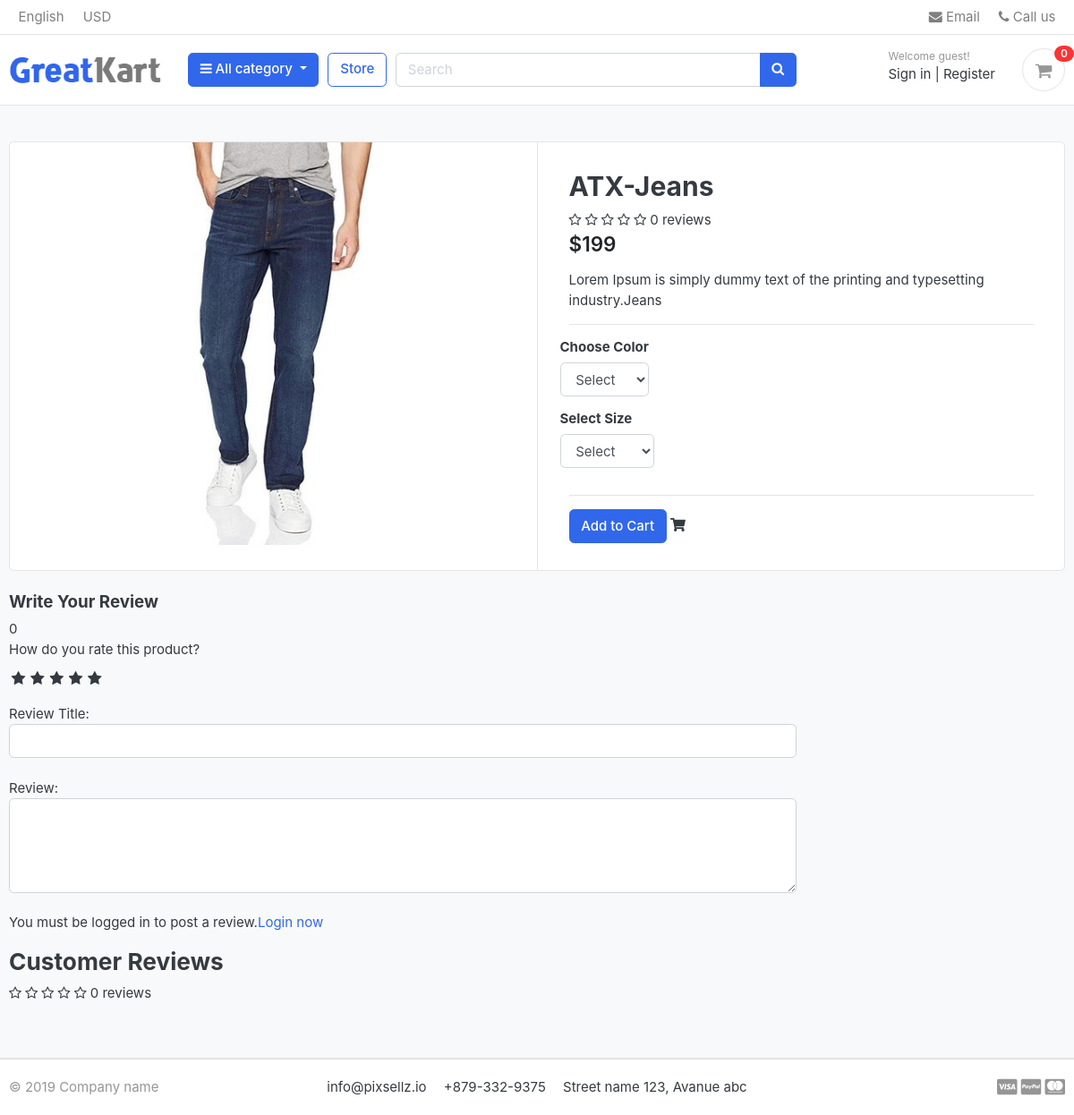
/store/category/Jeans/atx-jeans/, run on an earlier commit of the app's database.
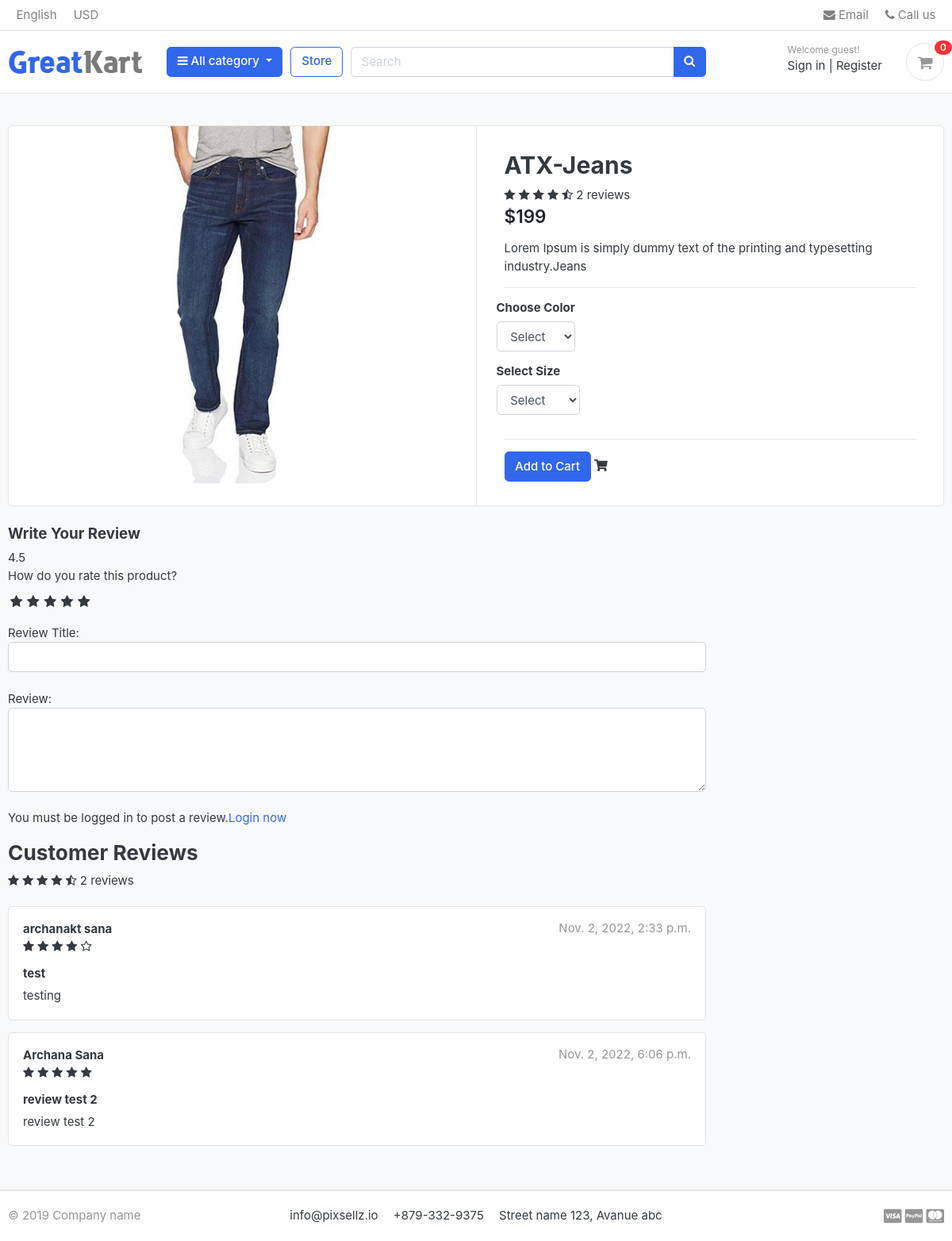
And on a later commit of the database.
### store/models.py (models this page shows, shortened)
class Product(models.Model):
    product_name = models.CharField(max_length=200, unique=True)
    slug = models.SlugField(max_length=200, unique=True)
    description = models.TextField(max_length=500, blank=True)
    price = models.IntegerField()
    images = models.ImageField(upload_to='photos/products')
    stock = models.IntegerField()
    is_available = models.BooleanField(default=True)
    category = models.ForeignKey(Catergory, on_delete=models.CASCADE)
    created_date = models.DateTimeField(auto_now_add=True)
    modified_date = models.DateTimeField(auto_now=True)
    def averageReview(self):
        reviews = ReviewRating.objects.filter(
            product=self, status=True).aggregate(average=Avg('rating'))
        avg = 0
        if reviews['average'] is not None:
            avg = float(reviews['average'])
        return avg
    def countReview(self):
        reviews = ReviewRating.objects.filter(
            product=self, status=True).aggregate(count=Count('id'))
        count = 0
        if reviews['count'] is not None:
            count = int(reviews['count'])
        return count

class ReviewRating(models.Model):
    product = models.ForeignKey(Product, on_delete=models.CASCADE)
    user = models.ForeignKey(Account, on_delete=models.CASCADE)
    subject = models.CharField(max_length=100, blank=True)
    review = models.TextField(max_length=500, blank=True)
    rating = models.FloatField()
    ip = models.CharField(max_length=20, blank=True)
    status = models.BooleanField(default=True)
    created_at = models.DateTimeField(auto_now_add=True)
    updated_at = models.DateTimeField(auto_now=True)

### accounts/models.py (models this page shows, shortened)
class Account(AbstractBaseUser):
    first_name = models.CharField(max_length=50)
    last_name = models.CharField(max_length=50)
    username = models.CharField(max_length=50, unique=True)
    email = models.EmailField(max_length=100, unique=True)
    phone_number = models.CharField(max_length=50)
    data_joined = models.DateTimeField(auto_now_add=True)
    last_login = models.DateTimeField(auto_now_add=True)
    is_admin = models.BooleanField(default=False)
    is_staff = models.BooleanField(default=False)
    is_active = models.BooleanField(default=False)
    is_superadmin = models.BooleanField(default=False)
    USERNAME_FIELD = 'email'
    REQUIRED_FIELDS = ['username', 'first_name', 'last_name']
    objects = MyAccountManager()
    def full_name(self):
        return f'{self.first_name} {self.last_name}'

### store/views.py (the view)
def product_detail(request, category_slug, product_slug):
    try:
        single_product = Product.objects.get(
            category__slug=category_slug, slug=product_slug)
        in_cart = CartItem.objects.filter(cart__cart_id=_cart_id(
            request), product=single_product).exists()
    except Exception as e:
        raise e
    if request.user.is_authenticated:
        try:
            orderproduct = OrderProduct.objects.filter(
                user=request.user, product_id=single_product.id).exists()
        except OrderProduct.DoesNotExist:
            orderproduct = None
    else:
        orderproduct = None
    reviews = ReviewRating.objects.filter(
        product_id=single_product.id, status=True)
    context = {
        'single_product': single_product,
        'in_cart': in_cart,
        'orderproduct': orderproduct,
        'reviews': reviews,
    }
    return render(request, 'store/product_detail.html', context)

### templates/store/product_detail.html (shortened to what this page needs)
{% extends 'base.html' %}
{% load static %}
{% block content %}
<section class="section-content padding-y bg">
    <div class="container">
        <div class="card">
            <div class="row no-gutters">
                <aside class="col-md-6">
                    <article class="gallery-wrap">
                        <div class="img-big-wrap">
                            <a href="#"><img src="{{single_product.images.url}}"></a>
                        </div>
                    </article>
                </aside>
                <main class="col-md-6 border-left">
                <form action="{% url 'add_cart' single_product.id %}" method="POST">
                    <article class="content-body">
                        <h2 class="title">{{single_product.product_name}}</h2>
                        <div class="rating-star">
                            <span>
                                <i class="fa fa-star{% if single_product.averageReview < 0.5 %}-o{% elif single_product.averageReview >= 0.5 and single_product.averageReview < 1 %}-half-o {% endif %}" aria-hidden="true"></i>
                                <i class="fa fa-star{% if single_product.averageReview < 1.5 %}-o{% elif single_product.averageReview >= 1.5 and single_product.averageReview < 2 %}-half-o {% endif %}" aria-hidden="true"></i>
                                <i class="fa fa-star{% if single_product.averageReview < 2.5 %}-o{% elif single_product.averageReview >= 2.5 and single_product.averageReview < 3 %}-half-o {% endif %}" aria-hidden="true"></i>
                                <i class="fa fa-star{% if single_product.averageReview < 3.5 %}-o{% elif single_product.averageReview >= 3.5 and single_product.averageReview < 4 %}-half-o {% endif %}" aria-hidden="true"></i>
                                <i class="fa fa-star{% if single_product.averageReview < 4.5 %}-o{% elif single_product.averageReview >= 4.5 and single_product.averageReview < 5 %}-half-o {% endif %}" aria-hidden="true"></i>
                                <span>{{single_product.countReview}} reviews</span>
                            </span>
                        </div>
                        <div class="mb-3">
                            <var class="price h4">${{single_product.price}}</var>
                        </div>
                        <p>{{single_product.description}}</p>
                        <hr>
                        <div class="row">
                            <div class="item-option-select">
                                <h6>Choose Color</h6>
                                <select name="color" class="form-control">
                                    <option value="" disabled selected>Select</option>
                                </select>
                            </div>
                        </div>
                        <div class="row">
                            <div class="item-option-select">
                                <h6>Select Size</h6>
                                <select name="size" class="form-control">
                                    <option value="" disabled selected>Select</option>
                                </select>
                            </div>
                        </div>
                        <hr>
                        {% if single_product.stock <= 0 %}
                        <h5 class="text-danger">Out of Stock</h5>
                        {% else %}
                            <button class="btn  btn-primary"> <span class="text">Add to
                                    Cart</span></button>
                                <i class="fas fa-shopping-cart"></i> </a>
                            {% endif %}
                    </article>
                </form>
                </main>
            </div>
        </div>
        <br>
        <div class="row">
            <div class="col-md-9">
                <form action="{% url 'submit_review' single_product.id %}" method="POST">
                    <h5>Write Your Review</h5>
                    {{single_product.averageReview}}
                    <div>
                        <label>How do you rate this product?</label>
                        <br>
                        <div class="rate">
                            <input type="radio" name="rating" id="rating10" value="5" required/><label for="rating10" title="5"></label>
                            <input type="radio" name="rating" id="rating8" value="4" required/><label for="rating8" title="4"></label>
                            <input type="radio" name="rating" id="rating6" value="3" required/><label for="rating6" title="3"></label>
                            <input type="radio" name="rating" id="rating4" value="2" required/><label for="rating4" title="2"></label>
                            <input type="radio" name="rating" id="rating2" value="1" required/><label for="rating2" title="1"></label>
                        </div>
<br>
                        Review Title:
                        <input type="text" class="form-control" name="subject">
                        <br>
                        Review:
                        <textarea name="review" rows="4" class="form-control"></textarea>
                        <br>
                        {% if user.is_authenticated %}
                            {% if orderproduct %}
                                <input type="submit" value="Submit Review" class="btn btn-primary">
                            {% else %}
                            <p>You must purchase this product to post a review.</p>
                            {% endif %}
                        {% else %}
                        <p>You must be logged in to post a review.<span><a href="{% url 'login' %}">Login now</a></span></p>
                        {% endif %}
                    </div>
                </form>
                <header class="section-heading">
                    <h3>Customer Reviews </h3>
                    <div class="rating-star">
                            <span>
                                <i class="fa fa-star{% if single_product.averageReview < 0.5 %}-o{% elif single_product.averageReview >= 0.5 and single_product.averageReview < 1 %}-half-o {% endif %}" aria-hidden="true"></i>
                                <i class="fa fa-star{% if single_product.averageReview < 1.5 %}-o{% elif single_product.averageReview >= 1.5 and single_product.averageReview < 2 %}-half-o {% endif %}" aria-hidden="true"></i>
                                <i class="fa fa-star{% if single_product.averageReview < 2.5 %}-o{% elif single_product.averageReview >= 2.5 and single_product.averageReview < 3 %}-half-o {% endif %}" aria-hidden="true"></i>
                                <i class="fa fa-star{% if single_product.averageReview < 3.5 %}-o{% elif single_product.averageReview >= 3.5 and single_product.averageReview < 4 %}-half-o {% endif %}" aria-hidden="true"></i>
                                <i class="fa fa-star{% if single_product.averageReview < 4.5 %}-o{% elif single_product.averageReview >= 4.5 and single_product.averageReview < 5 %}-half-o {% endif %}" aria-hidden="true"></i>
                            <span>{{single_product.countReview}} reviews</span>
                            </span>
                    </div>
                </header>
                {% for review in reviews %}
				<article class="box mb-3">
					<div class="icontext w-100">
						<div class="text">
							<span class="date text-muted float-md-right">{{review.updated_at}} </span>
							<h6 class="mb-1">{{review.user.full_name}} </h6>
							<div class="rating-star">
								<span>
									<i class="fa fa-star{% if review.rating == 0.5 %}-half-o{% elif review.rating < 1 %}-o {% endif %}" aria-hidden="true"></i>
									<i class="fa fa-star{% if review.rating == 1.5 %}-half-o{% elif review.rating < 2 %}-o {% endif %}" aria-hidden="true"></i>
									<i class="fa fa-star{% if review.rating == 2.5 %}-half-o{% elif review.rating < 3 %}-o {% endif %}" aria-hidden="true"></i>
									<i class="fa fa-star{% if review.rating == 3.5 %}-half-o{% elif review.rating < 4 %}-o {% endif %}" aria-hidden="true"></i>
									<i class="fa fa-star{% if review.rating == 4.5 %}-half-o{% elif review.rating < 5 %}-o {% endif %}" aria-hidden="true"></i>
								</span>
							</div>
						</div>
					</div>
					<div class="mt-3">
						<h6>{{review.subject}}</h6>
						<p>
							{{review.review}}
						</p>
					</div>
				</article>
{% endfor %}
            </div>
        </div>
    </div>
</section>
{% endblock %}

What changed in the data, as far as the page shows it:
changed Product "ATX-Jeans": countReview "0" → "2"; averageReview "0" → "4.5"
added ReviewRating: updated_at "Nov. 2, 2022, 2:33 p.m.", user.full_name "archanakt sana", rating 4 (drawn), subject "test", review "testing"
added ReviewRating: updated_at "Nov. 2, 2022, 6:06 p.m.", user.full_name "Archana Sana", rating 5 (drawn), subject "review test 2", review "review test 2"
